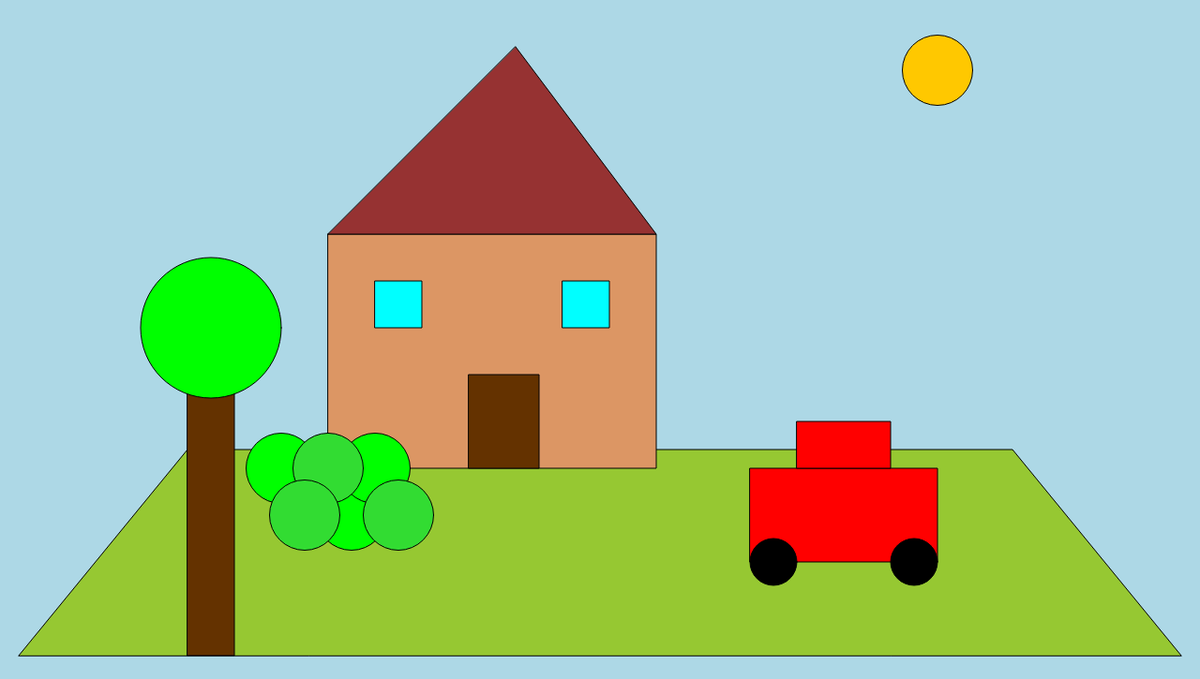
Frame 1 (no input)
Frame 60 (no input): identical to frame 1, image omitted
Frame 120 (the mouse pressed at the canvas centre since frame 60): identical to frame 1, image omitted

The p5.js sketch that drew this single still picture (run headless with seeded random() and noise() and a simulated clock; from frame 60 on, the mouse is pressed at the canvas centre):

// p5.js sketch
// ── sketch.js
/*
//////////////////////////////////////
//          "Homework 1"           //
//    by: Shorakhim Shomansurov   //
///////////////////////////////////
*/


function setup() {
  createCanvas(1280, 725);
}

let carX = 800;
let carSpeed = 5;

function draw() {
  background(173, 216, 230);

  //sun
  fill(255, 200, 0);
  circle(1000, 75, 75); 
  
  //ground
  fill(150, 200, 50);
  quad(20,700,200,480,1080,480,1260,700);

  //house
  fill(220, 150, 100);
  rect(350, 250, 350, 250);
  
  //roof
  fill(150, 50, 50);
  triangle(350, 250, 700, 250, 550, 50);

  //door
  fill(100, 50, 0);
  rect(500, 400, 75, 100);

  //window
  fill(0, 255, 255);
  rect(400, 300, 50, 50);
  rect(600, 300, 50, 50); 

  //bushes back
  fill(0, 255, 0);
  circle(300, 500, 75);  
  circle(375, 550, 75);  
  circle(400, 500, 75);
 
  //bushes front
  fill(50, 220, 50);
  circle(350, 500, 75);  
  circle(325, 550, 75);  
  circle(425, 550, 75); 

  //tree trunk
  fill(100, 50, 0);
  rect(200, 400, 50, 300);

  //tree leaves
  fill(0, 255, 0);
  circle(225, 350, 150);  

  //car 
  fill(255, 0, 0);
  rect(carX, 500, 200, 100);
  rect(carX + 50, 450, 100, 50);

  //car wheels
  fill(0);
  circle(carX + 25, 600, 50);  
  circle(carX + 175, 600, 50); 

  // Movement controls: A/D or Left/Right arrows
  if (keyIsDown(LEFT_ARROW) || keyIsDown(65)) {
    carX -= carSpeed;
  }
  if (keyIsDown(RIGHT_ARROW) || keyIsDown(68)) {
    carX += carSpeed;
  }

  carX = constrain(carX, -50, width - 150);
}
